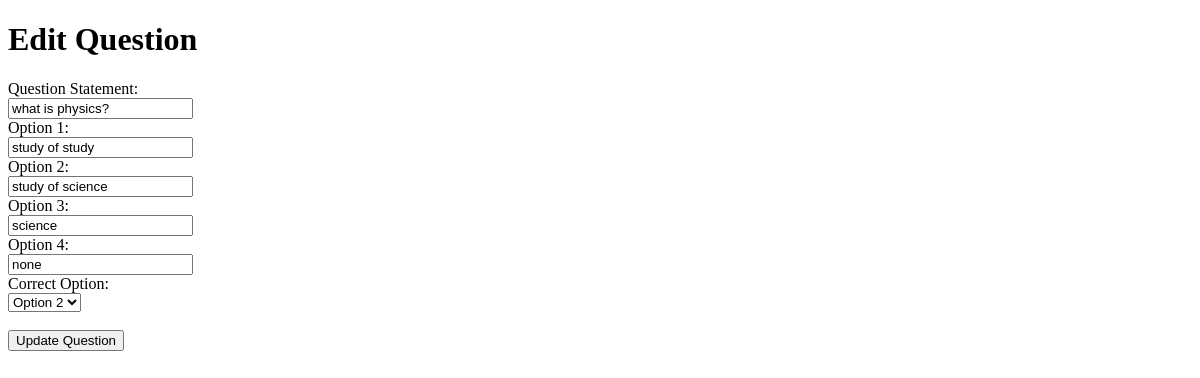
The page /edit_question/1 on the database as committed earlier.
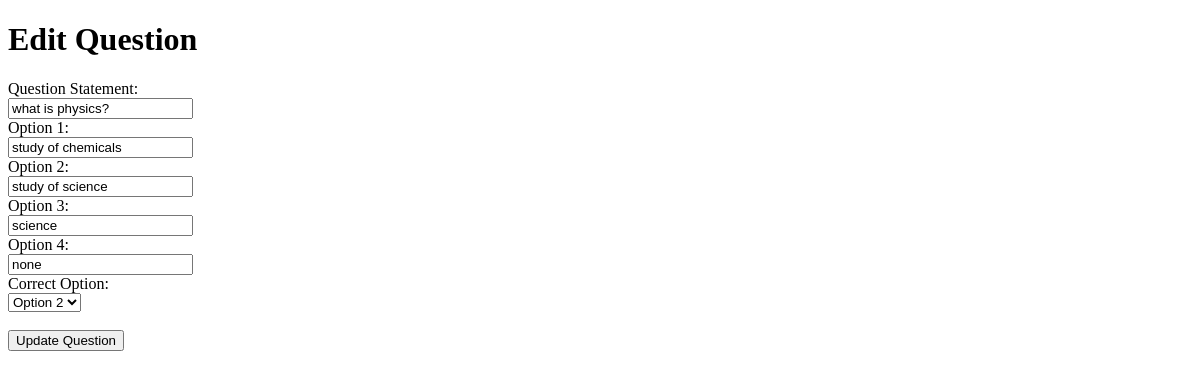
The same page on the database as committed later.
### models.py (models this page shows)
class Question(db.Model):
    id = db.Column(db.Integer, primary_key = True)
    quiz_id = db.Column (db.Integer , db.ForeignKey("quiz.id"), nullable = False)
    q_statement = db.Column(db.String(100), nullable = False)
    o_1 = db.Column(db.String(50), nullable = False)
    o_2 = db.Column(db.String(50), nullable = False)
    o_3 = db.Column(db.String(50), nullable = False)
    o_4 = db.Column(db.String(50), nullable = False)
    correct_option = db.Column(db.Integer, nullable = False)

### app.py (the view, shortened to what this page needs)
@app.route("/edit_question/<int:id>", methods=['GET', 'POST'])
def edit_question(id):
    question = Question.query.get_or_404(id)
    return render_template('edit_question.html', question=question)

### templates/edit_question.html (shortened to what this page needs)
<!DOCTYPE html>
<html lang="en">
<head>
</head>
<body>
    <h1>Edit Question</h1>
    <form method="POST">
        <label>Question Statement:</label><br>
        <input type="text" name="q_statement" value="{{ question.q_statement }}" required>
        <br>
        <label>Option 1:</label><br>
        <input type="text" name="o_1" value="{{ question.o_1 }}" required>
        <br>
        <label>Option 2:</label><br>
        <input type="text" name="o_2" value="{{ question.o_2 }}" required>
        <br>
        <label>Option 3:</label><br>
        <input type="text" name="o_3" value="{{ question.o_3 }}" required>
        <br>
        <label>Option 4:</label><br>
        <input type="text" name="o_4" value="{{ question.o_4 }}" required>
        <br>
        <label>Correct Option:</label><br>
        <select name="correct_option" required>
            <option value="2" {% if question.correct_option == 2 %}selected{% endif %}>Option 2</option>
        </select>
        <br><br>
        <button type="submit">Update Question</button>
    </form>
</body>
</html>

Rows that differ between the two databases and show on the page:
changed Question "what is physics?": o_1 "study of study" → "study of chemicals"
